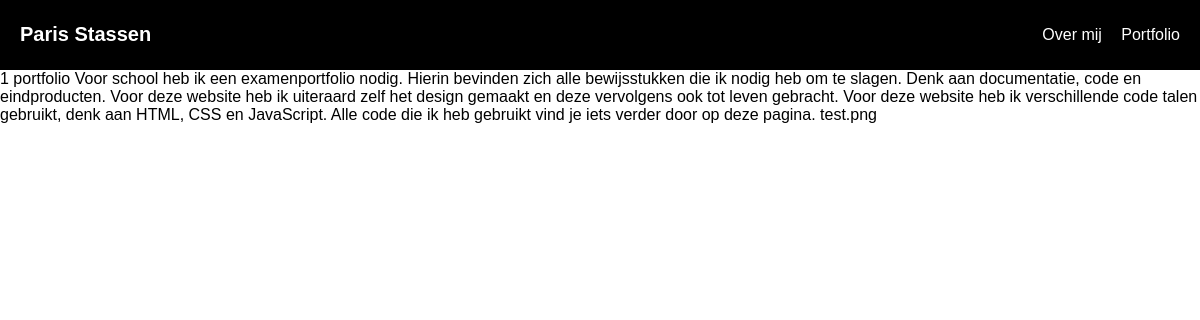
/project.php, run on the app's committed database.
### tables this page shows
CREATE TABLE `projects` (
  `project_id` int(11) NOT NULL,
  `title` varchar(255) NOT NULL,
  `about` text NOT NULL,
  `image` varchar(255) NOT NULL,
  `link` varchar(255) NOT NULL
);

### project.php (the view, shortened to what this page needs)
<?php
require 'db.php';
$stmt = $pdo->query("SELECT * FROM projects");
$projects = $stmt->fetchAll(PDO::FETCH_ASSOC);
?>
<!DOCTYPE html>
<html lang="en">
<head>
    <link rel="stylesheet" href="project.css">
    <link rel="stylesheet" href="https://cdn.jsdelivr.net/npm/swiper@11/swiper-bundle.min.css"/>
</head>
<body>
    <header class="header">
        <h1 class="logo">Paris Stassen</h1>
        <nav class="nav">
            <a href="index.php#about_me">Over mij</a>
            <a href="#">Portfolio</a>
        </nav>
    </header>
    <?php foreach ($projects as $project): ?>
                <tr>
                    <td><?php echo htmlspecialchars($project['project_id']); ?></td>
                    <td><?php echo htmlspecialchars($project['title']); ?></td>
                    <td><?php echo htmlspecialchars($project['about']); ?></td>
                    <td><?php echo htmlspecialchars($project['image']); ?></td>
                </tr>
            <?php endforeach; ?>
</body>
</html>

### project.css (style rules this page uses)
body { margin: 0; padding: 0; font-family: Arial, sans-serif; }
.header { background-color: black; color: white; display: flex; justify-content: space-between; align-items: center; padding: 10px 20px; }
.logo { font-size: 20px; font-weight: bold; }
.nav a { color: white; text-decoration: none; font-size: 16px; margin-left: 15px; }

### data on the page
projects: project_id "1", title "portfolio", about "Voor school heb ik een examenportfolio nodig. Hierin bevinden zich alle bewijsstukken die ik nodig heb om te slagen. Denk aan documentatie, code en eindproducten. Voor deze website heb ik uiteraard zelf het design gemaakt en deze vervolgens ook tot leven gebracht. Voor deze website heb ik verschillende code talen gebruikt, denk aan HTML, CSS en JavaScript. Alle code die ik heb gebruikt vind je iets verder door op deze pagina.", image "test.png"
